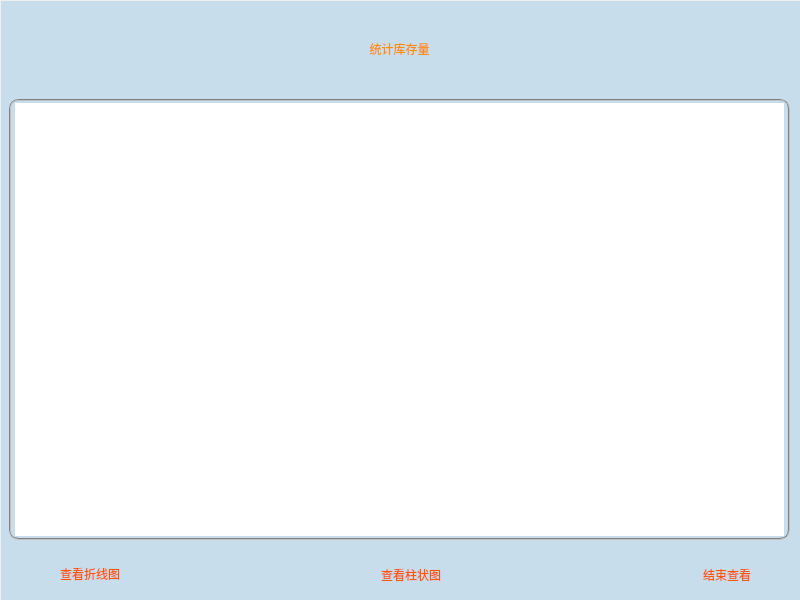
<?xml version="1.0" encoding="UTF-8"?>
<ui version="4.0">
 <class>TheNumbeeOfGoodsCharts</class>
 <widget class="QMainWindow" name="TheNumbeeOfGoodsCharts">
  <property name="geometry">
   <rect>
    <x>0</x>
    <y>0</y>
    <width>800</width>
    <height>600</height>
   </rect>
  </property>
  <property name="windowTitle">
   <string>MainWindow</string>
  </property>
  <widget class="QWidget" name="centralwidget">
   <widget class="QTableView" name="tableView">
    <property name="geometry">
     <rect>
      <x>9</x>
      <y>99</y>
      <width>781</width>
      <height>441</height>
     </rect>
    </property>
    <property name="styleSheet">
     <string notr="true">font: 10pt &quot;雅痞-简&quot;;border:2px groove gray;border-radius:10px;padding:2px 4px</string>
    </property>
   </widget>
   <widget class="QPushButton" name="pushButton_3">
    <property name="geometry">
     <rect>
      <x>118</x>
      <y>558</y>
      <width>30</width>
      <height>30</height>
     </rect>
    </property>
    <property name="styleSheet">
     <string notr="true">background-color: rgb(154, 200, 233,115);
background-image: url(:/res/res/ICO2/Activity.png);</string>
    </property>
    <property name="text">
     <string/>
    </property>
    <property name="flat">
     <bool>true</bool>
    </property>
   </widget>
   <widget class="QLabel" name="label_24">
    <property name="geometry">
     <rect>
      <x>29</x>
      <y>559</y>
      <width>91</width>
      <height>30</height>
     </rect>
    </property>
    <property name="styleSheet">
     <string notr="true">font:9pt &quot;方正粗圆简体&quot;;
color: rgb(255, 85, 0);</string>
    </property>
    <property name="text">
     <string>查看折线图</string>
    </property>
    <property name="alignment">
     <set>Qt::AlignRight|Qt::AlignTrailing|Qt::AlignVCenter</set>
    </property>
   </widget>
   <widget class="QPushButton" name="pushButton_2">
    <property name="geometry">
     <rect>
      <x>749</x>
      <y>559</y>
      <width>30</width>
      <height>30</height>
     </rect>
    </property>
    <property name="styleSheet">
     <string notr="true">background-color: rgb(154, 200, 233,115);
background-image: url(:/res/res/ICO2/close.png);</string>
    </property>
    <property name="text">
     <string/>
    </property>
    <property name="flat">
     <bool>true</bool>
    </property>
   </widget>
   <widget class="QLabel" name="label_3">
    <property name="geometry">
     <rect>
      <x>9</x>
      <y>9</y>
      <width>781</width>
      <height>80</height>
     </rect>
    </property>
    <property name="styleSheet">
     <string notr="true">font: 30pt &quot;方正粗圆简体&quot;;
color: rgb(255, 140, 0);</string>
    </property>
    <property name="text">
     <string>统计库存量</string>
    </property>
    <property name="alignment">
     <set>Qt::AlignCenter</set>
    </property>
   </widget>
   <widget class="QLabel" name="label_23">
    <property name="geometry">
     <rect>
      <x>660</x>
      <y>560</y>
      <width>91</width>
      <height>30</height>
     </rect>
    </property>
    <property name="styleSheet">
     <string notr="true">font:9pt &quot;方正粗圆简体&quot;;
color: rgb(255, 85, 0);</string>
    </property>
    <property name="text">
     <string>结束查看</string>
    </property>
    <property name="alignment">
     <set>Qt::AlignRight|Qt::AlignTrailing|Qt::AlignVCenter</set>
    </property>
   </widget>
   <widget class="QLabel" name="label">
    <property name="geometry">
     <rect>
      <x>1</x>
      <y>1</y>
      <width>800</width>
      <height>600</height>
     </rect>
    </property>
    <property name="styleSheet">
     <string notr="true">
background-color: rgba(154, 200, 233, 115);</string>
    </property>
    <property name="text">
     <string/>
    </property>
   </widget>
   <widget class="QPushButton" name="pushButton_6">
    <property name="geometry">
     <rect>
      <x>439</x>
      <y>559</y>
      <width>30</width>
      <height>30</height>
     </rect>
    </property>
    <property name="styleSheet">
     <string notr="true">background-color: rgb(154, 200, 233,115);
background-image: url(:/res/res/ICO2/Activity.png);</string>
    </property>
    <property name="text">
     <string/>
    </property>
    <property name="flat">
     <bool>true</bool>
    </property>
   </widget>
   <widget class="QLabel" name="label_27">
    <property name="geometry">
     <rect>
      <x>350</x>
      <y>560</y>
      <width>91</width>
      <height>30</height>
     </rect>
    </property>
    <property name="styleSheet">
     <string notr="true">font:9pt &quot;方正粗圆简体&quot;;
color: rgb(255, 85, 0);</string>
    </property>
    <property name="text">
     <string>查看柱状图</string>
    </property>
    <property name="alignment">
     <set>Qt::AlignRight|Qt::AlignTrailing|Qt::AlignVCenter</set>
    </property>
   </widget>
   <zorder>label</zorder>
   <zorder>tableView</zorder>
   <zorder>pushButton_3</zorder>
   <zorder>label_24</zorder>
   <zorder>pushButton_2</zorder>
   <zorder>label_3</zorder>
   <zorder>label_23</zorder>
   <zorder>pushButton_6</zorder>
   <zorder>label_27</zorder>
  </widget>
  <widget class="QMenuBar" name="menubar">
   <property name="geometry">
    <rect>
     <x>0</x>
     <y>0</y>
     <width>800</width>
     <height>23</height>
    </rect>
   </property>
  </widget>
 </widget>
 <resources/>
 <connections/>
</ui>
